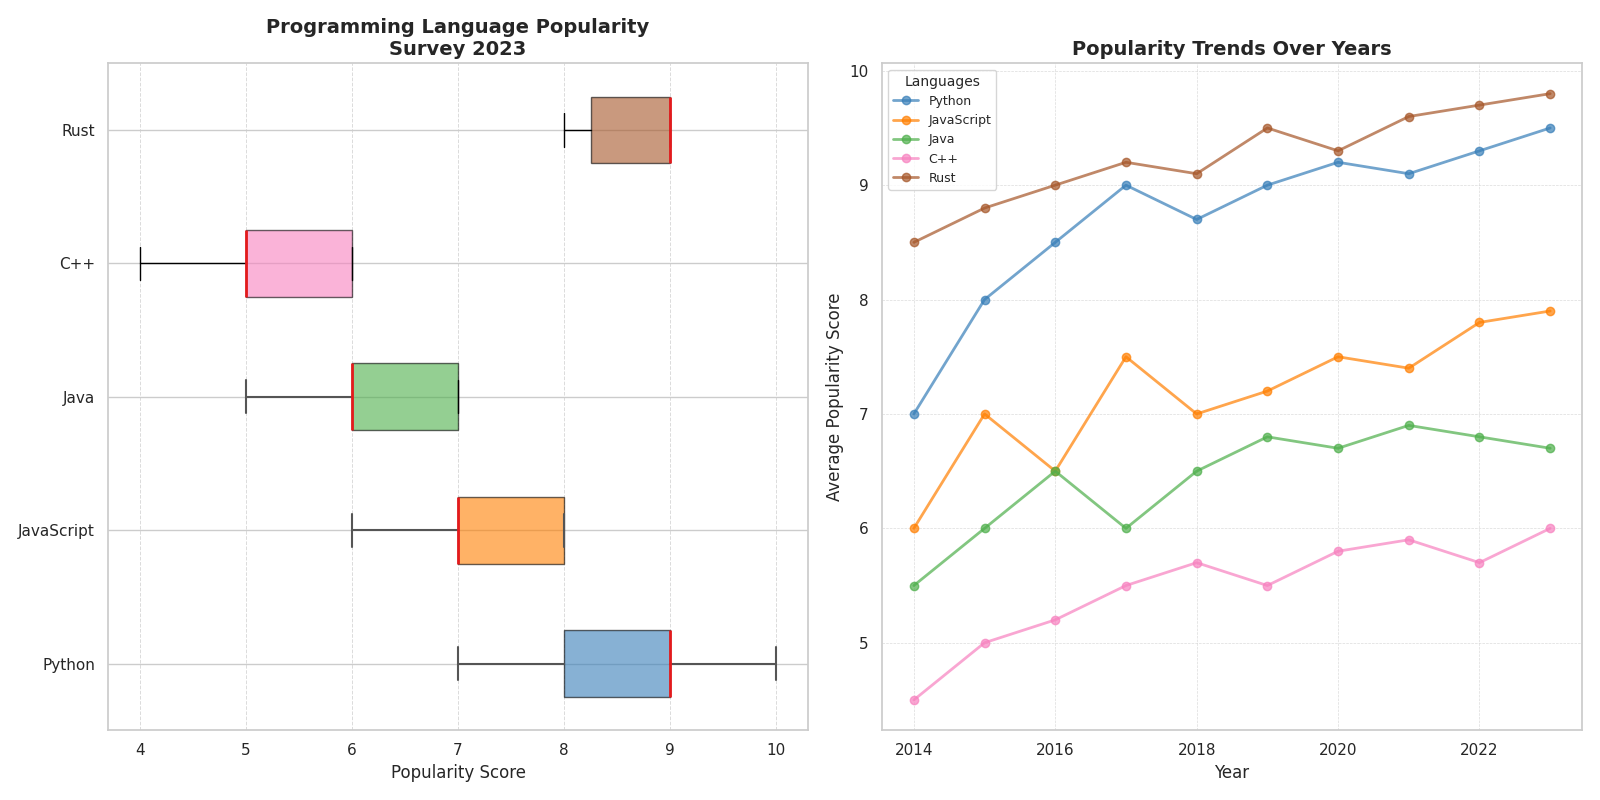

The Python source for this figure:
import matplotlib.pyplot as plt
import numpy as np

languages = ['Python', 'JavaScript', 'Java', 'C++', 'Rust']
python_scores = [8, 9, 8, 10, 9, 7, 9, 8, 9, 10]
javascript_scores = [7, 8, 6, 7, 8, 7, 6, 7, 8, 8]
java_scores = [6, 7, 6, 5, 6, 7, 6, 7, 7, 6]
cplusplus_scores = [5, 6, 5, 6, 5, 4, 5, 6, 6, 5]
rust_scores = [9, 8, 9, 9, 9, 9, 8, 9, 8, 9]
years = np.arange(2014, 2024)
avg_scores = {
    'Python': [7, 8, 8.5, 9, 8.7, 9, 9.2, 9.1, 9.3, 9.5],
    'JavaScript': [6, 7, 6.5, 7.5, 7, 7.2, 7.5, 7.4, 7.8, 7.9],
    'Java': [5.5, 6, 6.5, 6, 6.5, 6.8, 6.7, 6.9, 6.8, 6.7],
    'C++': [4.5, 5, 5.2, 5.5, 5.7, 5.5, 5.8, 5.9, 5.7, 6],
    'Rust': [8.5, 8.8, 9, 9.2, 9.1, 9.5, 9.3, 9.6, 9.7, 9.8]
}
language_scores = [python_scores, javascript_scores, java_scores, cplusplus_scores, rust_scores]
fig, axes = plt.subplots(1, 2, figsize=(16, 8))

# Horizontal box plot
box = axes[0].boxplot(language_scores, vert=False, patch_artist=True, labels=languages, notch=False, showfliers=True, whis=1.5)
colors = ['#377eb8', '#ff7f00', '#4daf4a', '#f781bf', '#a65628']
for patch, color in zip(box['boxes'], colors):
    patch.set_facecolor(color)
    patch.set_alpha(0.6)
for whisker, cap, median in zip(box['whiskers'], box['caps'], box['medians']):
    whisker.set(color='#555555', linewidth=1.5)
    cap.set(color='#555555', linewidth=1.5)
    median.set(color='#e41a1c', linewidth=2)

axes[0].set_title('Programming Language Popularity\nSurvey 2023', fontsize=14, fontweight='bold')
axes[0].set_xlabel('Popularity Score')
axes[0].grid(axis='x', linestyle='--', linewidth=0.7, alpha=0.7)

# Create the line plot
for lang, color in zip(languages, colors):
    axes[1].plot(years, avg_scores[lang], marker='o', label=lang, color=color, linewidth=2, alpha=0.7)

axes[1].set_title('Popularity Trends Over Years', fontsize=14, fontweight='bold')
axes[1].set_xlabel('Year')
axes[1].set_ylabel('Average Popularity Score')
axes[1].grid(axis='both', linestyle='--', linewidth=0.5, alpha=0.7)
axes[1].legend(title='Languages', title_fontsize='10', fontsize='9', loc='upper left')

plt.tight_layout()
plt.show()
